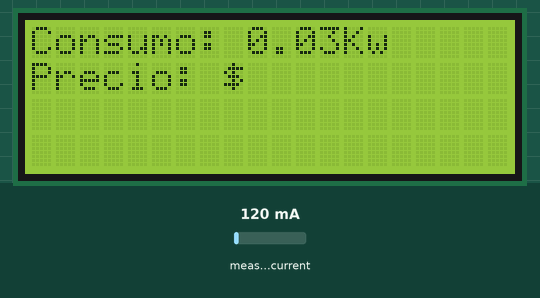
The sketch below on a simulated ESP8266 (NodeMCU). Parts: 20×4 character LCD. The test bench sets the inputs (shaded band); at power-on: measured current 120 mA. WiFi joins after 1.5 s; servers stay silent unless stated; what the sketch prints to the serial monitor is not drawn.

Above: at 6.4 s.
6.5 s: measured current set to 40 mA
8.5 s: measured current set to 500 mA
At 9.8 s:
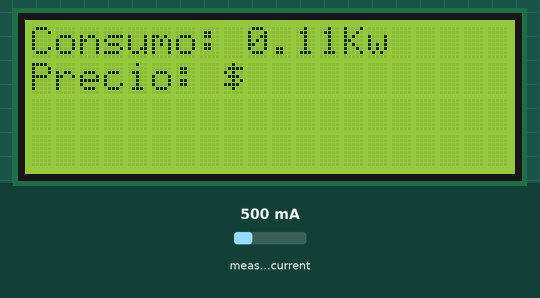
10.8 s: measured current set to 1000 mA
At 13.1 s:
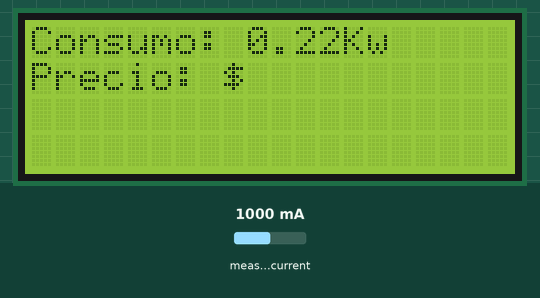
Timing chart, 0 to 14.6 s (numbered marks = the images above; inputs shaded):
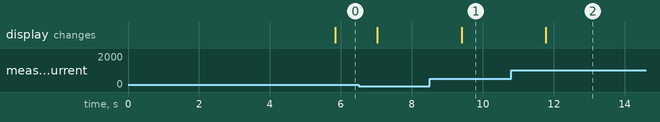

The sketch:

nube_v1.ino
```cpp
#include <EEPROM.h>
#include <LiquidCrystal_I2C.h>
#include <ESP8266WiFi.h>
//LIBRERIAS

#include "EmonLib.h"
EnergyMonitor emon1;
//=============================================================
//VARIABLES
//-------------------------------------------------------------
//*constantes
//=============================================================

int Itotal;

float voltio = 220.0;
//preico por kw
//-------------------------------------------------------------
float cinc=0.6921;
float cien=0.9060;
float ciencinc=1.3968;
float trec=1.5604;
//-------------------------------------------------------------
//kw
//-------------------------------------------------------------
int cinco=50;
int cient=100;
int cientocinco=150;
int trecientos=300;
int pin_sct=0;
//____________________________________________________________
//*variable
//____________________________________________________________
int tiempo1 = 0;
float precio;
int calibracion1 = 1;
float preciov;
float vatios;
float kvatios = 000.0;
float sumak = 000000.0;
float preciotot;
float mamper;
//=========================================================
LiquidCrystal_I2C lcd(0x27,20,4);
//=============================================================
WiFiServer server(80);
const char* ssid     = "ILMM";
const char* password = "81649237";
//=============================================================
void setup() {
    Serial.begin(115200);
    emon1.current(0, 2.6);
lcd.init();                      // initialize the lcd
  lcd.init();
lcd.backlight();// Current: input pin, calibration.
lcd.setCursor (0,0);
lcd.print ("Consumo:");
lcd.setCursor(0,1);
lcd.print("Precio: $");

WiFi.disconnect();
  delay(3000);
  Serial.println ();
  Serial.println("Ingresando en la RED");
  Serial.println ();
   WiFi.begin(ssid, password);
  while ((!(WiFi.status() == WL_CONNECTED))){
    delay(300);
    Serial.print(".");}
  Serial.println ();
  Serial.println("Conexion Establecida!");
  Serial.println("La Direccion IP es: ");
  Serial.print((WiFi.localIP()));
  Serial.println ();
  server.begin();
//--------------------------------------------------------
}

void loop() {

    WiFiClient client = server.available();
    //if (!client) { return; }
    //while(!client.available()){  delay(1); }
    Serial.println((client.readStringUntil('\r')));
    client.println("HTTP/1.1 200 OK");
    client.println("Content-Type: text/html");
    client.println("");
//---------------------------------  Pagina en formato HTML ---------------------------------------
    client.println("<html>");
    client.println ("<META HTTP-EQUIV='REFRESH' CONTENT='2; URL='WiFi.localIP()'>");
    client.println ("<head>");
    client.println ("<h1 aling='center'>DATOS</h1>");
    client.println ("</head>");
    client.println ("Consumo: ");
    client.println (kvatios);

     client.println ("<P ALING=left>");
    client.println ("Consumo (watt): ");
    client.println (vatios);
    client.println ("</p>");

    client.println ("<P ALING=left>");
    client.println ("Consumo Total: ");
    client.println (sumak);
    client.println ("</p>");
    client.println ("<P ALING=left>");
    client.println ("Precio: ");
    client.println (preciotot);
    client.println ("</p>");
    client.println("</html>");
    client.stop();
    delay(1);
//---------------------------------------------------------------------------------
double Imed = emon1.calcIrms(1484); //Imed=corriente medida por la pinza
mamper = Imed / 1000;

// vatios = mamper * voltio;

vatios = Imed * voltio;
kvatios = vatios / 1000;
sumak = sumak + kvatios;

if (calibracion1 == 1){
sumak = sumak - 0.65;
calibracion1 = 1 - 1;
}

// EEPROM.write (2, sumak);

//--------------------------------------------------------

lcd.setCursor(9,0);
lcd.print(kvatios);
lcd.print ("Kw");
tiempo1 = tiempo1 + 1;
Serial.println (tiempo1);
Serial.println (sumak);
//========================================================
//condicionales
//mostrar precio
//========================================================

if (tiempo1 == 15){

if (sumak <= cinco){
           delay (1);
       preciotot = preciotot+cinc;
  }
if ((sumak >= cinco) && (sumak <= cient)){
                     delay (1);
          preciotot=preciotot+cien;
}
if ((sumak >= cient) && (sumak <= cientocinco)){
                      delay (1);
          preciotot=preciotot+ciencinc;
  }
if ((sumak >= cientocinco)&& (sumak <= trecientos)){
                   delay (1);
          preciotot=preciotot+trec;
}
lcd.setCursor (9,1);
lcd.print (preciotot);
tiempo1 = tiempo1 - 15;
}
}
```

Measured:
- after the input at 8.5 s, the display: changes after 0.90 s (image 1)
- after the input at 10.8 s, the display: changes after 0.98 s (image 2)
